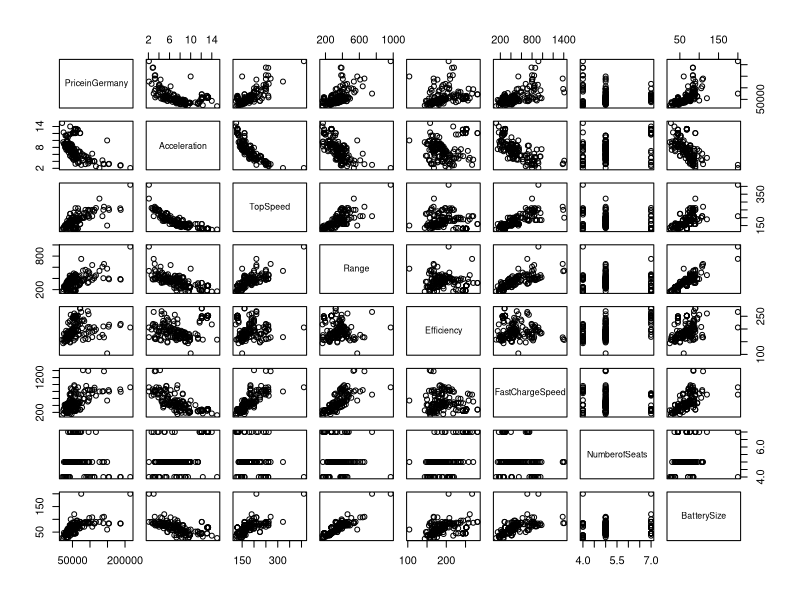
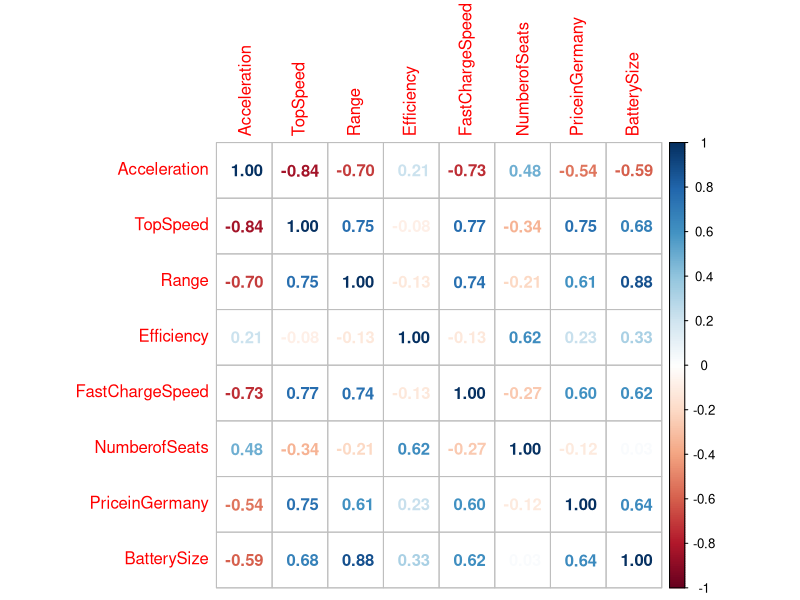
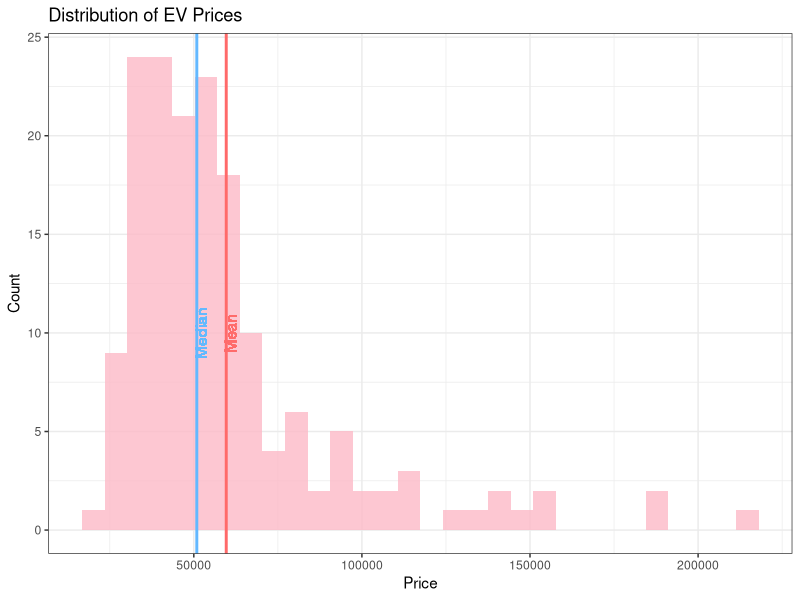
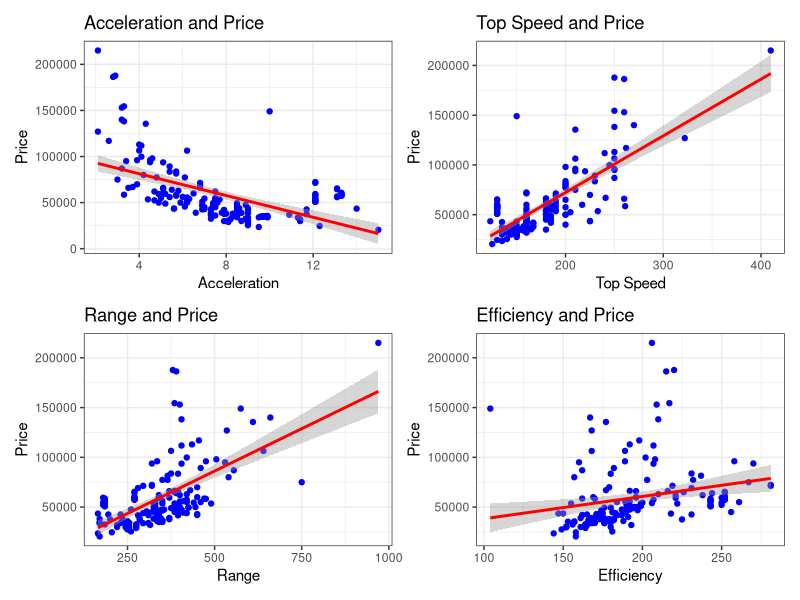
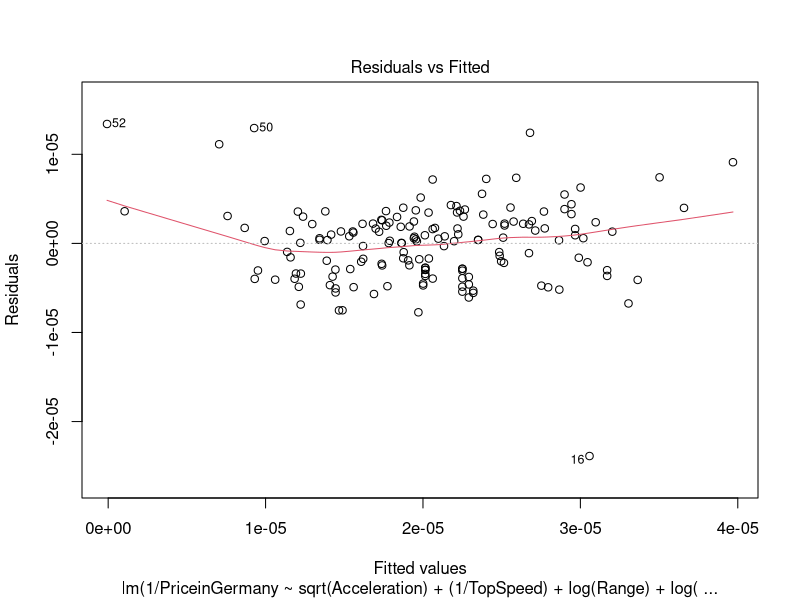
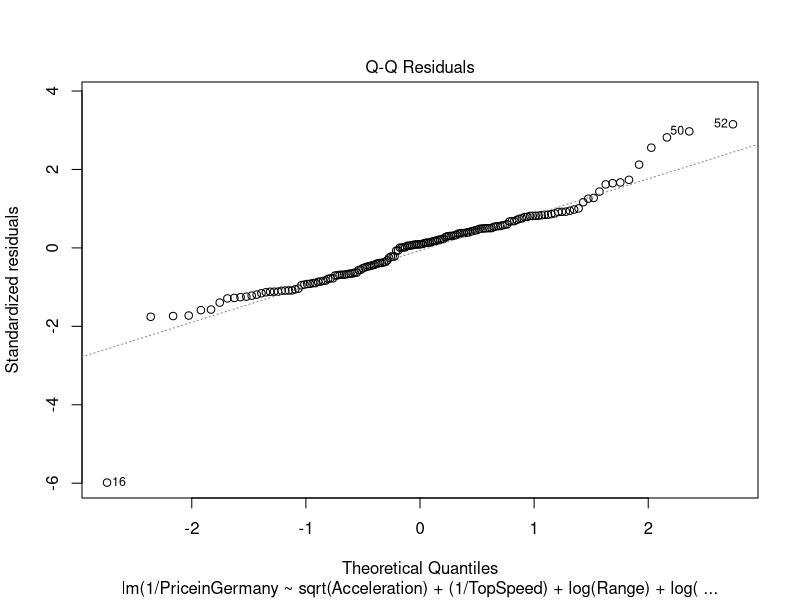
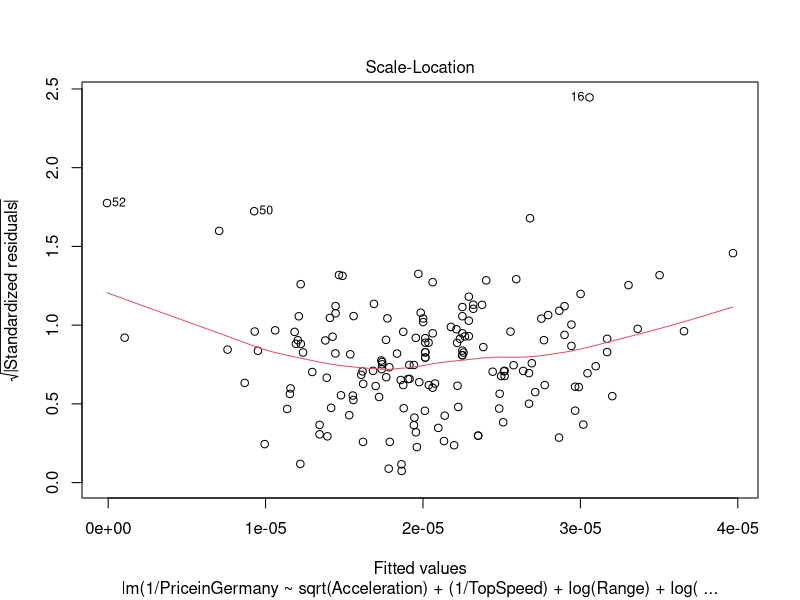
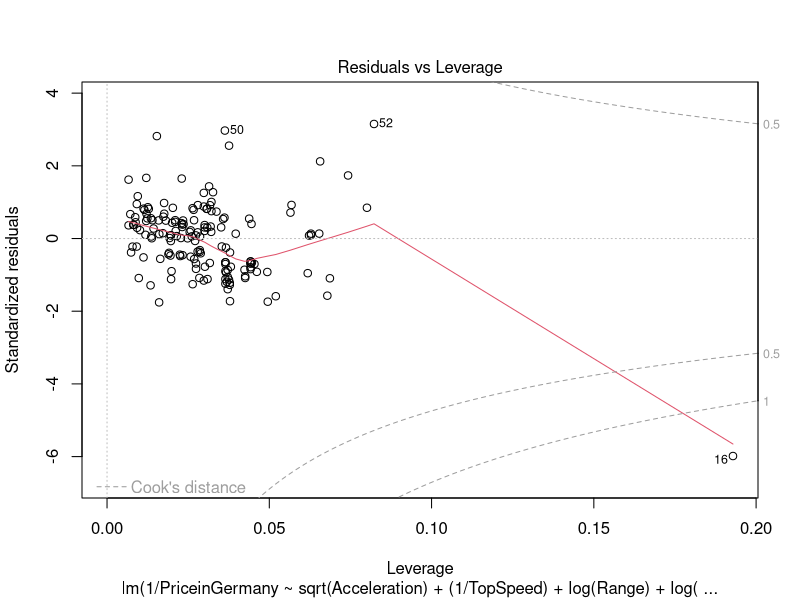

Reproduce these figures in R, in order.
## ---- chunk 1
knitr::opts_chunk$set(echo = TRUE)
library(tidyverse)
library(readxl)
library(MASS)
library(car)
library(corrplot)
library(patchwork)
library(leaps)
## ---- chunk 2
ev <- read_xlsx('Electric Vehicle Data/Cheapestelectriccars-EVDatabase.xlsx', 
                sheet = 'Cheapestelectriccars- UTF8')
## ---- chunk 3
# Convert Character Vectors into useable numeric vectors
ev$BatterySize <- as.numeric(gsub(".* ([0-9]{2,3}[.]*[0-9]*) kWh", "\\1", ev$Subtitle))
libra_strip <- gsub(".([0-9]{2,3},[0-9]{3})", "\\1", ev$PriceinUK) # strip the libra symbol
ev$PriceinUK <- as.numeric(gsub(",", "", libra_strip))
ev$Acceleration <- as.numeric(gsub(" sec", "", ev$Acceleration))
ev$TopSpeed <- as.numeric(gsub(" km/h", "", ev$TopSpeed))
ev$Range <- as.numeric(gsub(" km", "", ev$Range))
ev$Efficiency <- as.numeric(gsub(" Wh/km", "", ev$Efficiency))
ev$FastChargeSpeed <- as.numeric(gsub(" km/h", "", ev$FastChargeSpeed))
ev$Drive <- as.factor(ev$Drive)
ev$PriceinGermany <- as.numeric(ev$PriceinGermany)
ev <- ev[,-2] #removing subtitle column
## ---- chunk 4
# Limit ev to complete records, German Prices
ev <- ev[complete.cases(cbind(ev$FastChargeSpeed, ev$PriceinGermany)),]
attach(ev)
## ---- chunk 5
head(ev)
## ---- chunk 6
#summary of Battery Size
summary(BatterySize)
## ---- chunk 7
#summary of EV prices in Germany
summary(PriceinGermany)
## ---- chunk 8
#summary of Top speed
summary(TopSpeed)
## ---- chunk 9
#summary of Battery Range
summary(Range)
## ---- chunk 10
ev_numeric <- ev[, -c(1,7,10 )] #Creating numeric data frame for correlation plots and removing price in UK
pairs(PriceinGermany~., ev_numeric)
## ---- chunk 11
corrplot(cor(ev_numeric), method = "number")
## ---- chunk 12
ggplot(ev_numeric, aes(x = PriceinGermany)) +    
  geom_histogram(alpha = 0.8,fill = "#fcb9c6") +
  geom_vline(aes(xintercept = mean(PriceinGermany)),col='indianred1',size=1)+ #Vertical Line for Mean
  geom_text(aes(x=mean(PriceinGermany) + 1250, label="Mean", y=10), colour="indianred1", angle=90) +
  geom_vline(aes(xintercept = median(PriceinGermany)),col='steelblue1',size=1)+ #Vertical Line for Median
  geom_text(aes(x=median(PriceinGermany) + 1250, label="Median", y=10), colour="steelblue1", angle=90) +
  labs(x= 'Price',y = 'Count', title = paste("Distribution of EV Prices")) +
  theme_bw()
## ---- chunk 13
v1 <- ggplot(ev_numeric, aes(x=Acceleration,y=PriceinGermany))+
  geom_point(color = "blue")+
  
  stat_smooth(aes(x=Acceleration,y=PriceinGermany),method="lm", color="red")+ #code for trend line
  theme_bw()+
  labs(x = 'Acceleration', 
       y = 'Price', 
       title = 'Acceleration and Price')

v2 <- ggplot(ev_numeric, aes(x=TopSpeed,y=PriceinGermany))+
  geom_point(color = "blue")+
  
  stat_smooth(aes(x=TopSpeed,y=PriceinGermany),method="lm", color="red")+ #code for trend line
  theme_bw()+
  labs(x = 'Top Speed', 
       y = 'Price', 
       title = 'Top Speed and Price')


v3 <- ggplot(ev_numeric, aes(x=Range,y=PriceinGermany))+
  geom_point(color = "blue")+
  
  stat_smooth(aes(x=Range,y=PriceinGermany),method="lm", color="red")+ #code for trend line
  theme_bw()+
  labs(x = 'Range', 
       y = 'Price', 
       title = 'Range and Price')


v4 <- ggplot(ev_numeric, aes(x=Efficiency,y=PriceinGermany))+
  geom_point(color = "blue")+
  
  stat_smooth(aes(x=Efficiency,y=PriceinGermany),method="lm", color="red")+ #code for trend line
  theme_bw()+
  labs(x = 'Efficiency', 
       y = 'Price', 
       title = 'Efficiency and Price')

patch = v1 + v2 + v3 + v4 + plot_layout(ncol=2, nrow=2) #patching all graphs in one frame
patch
## ---- chunk 14
# Transform response and numeric predictors
summary(powerTransform(cbind(ev$PriceinGermany, ev$Acceleration, ev$TopSpeed, ev$Range, ev$Efficiency,
                             ev$FastChargeSpeed, ev$BatterySize)))
## ---- chunk 15
# Create model with transformed Data
transformed_model <- lm(1/PriceinGermany ~ sqrt(Acceleration) + (1/TopSpeed) + log(Range) +
                 log(Efficiency) + log(FastChargeSpeed) + log(BatterySize), data = ev)
summary(transformed_model)
## ---- chunk 16
# Perform Best Subset Selection on Transformed Data
transformed_model_subsets <- regsubsets(x = 1/PriceinGermany ~ sqrt(Acceleration) + (1/TopSpeed)
                             + log(Range) +log(Efficiency) + log(FastChargeSpeed)
                             + log(BatterySize), data = ev)
summary(transformed_model_subsets)
## ---- chunk 17
# Create model with transformed Data, without FastChargeSpeed
subset_model <- lm(1/PriceinGermany ~ sqrt(Acceleration) + (1/TopSpeed) + log(Range) +
                 log(Efficiency) + log(BatterySize), data = ev)
summary(subset_model)
plot(subset_model)
